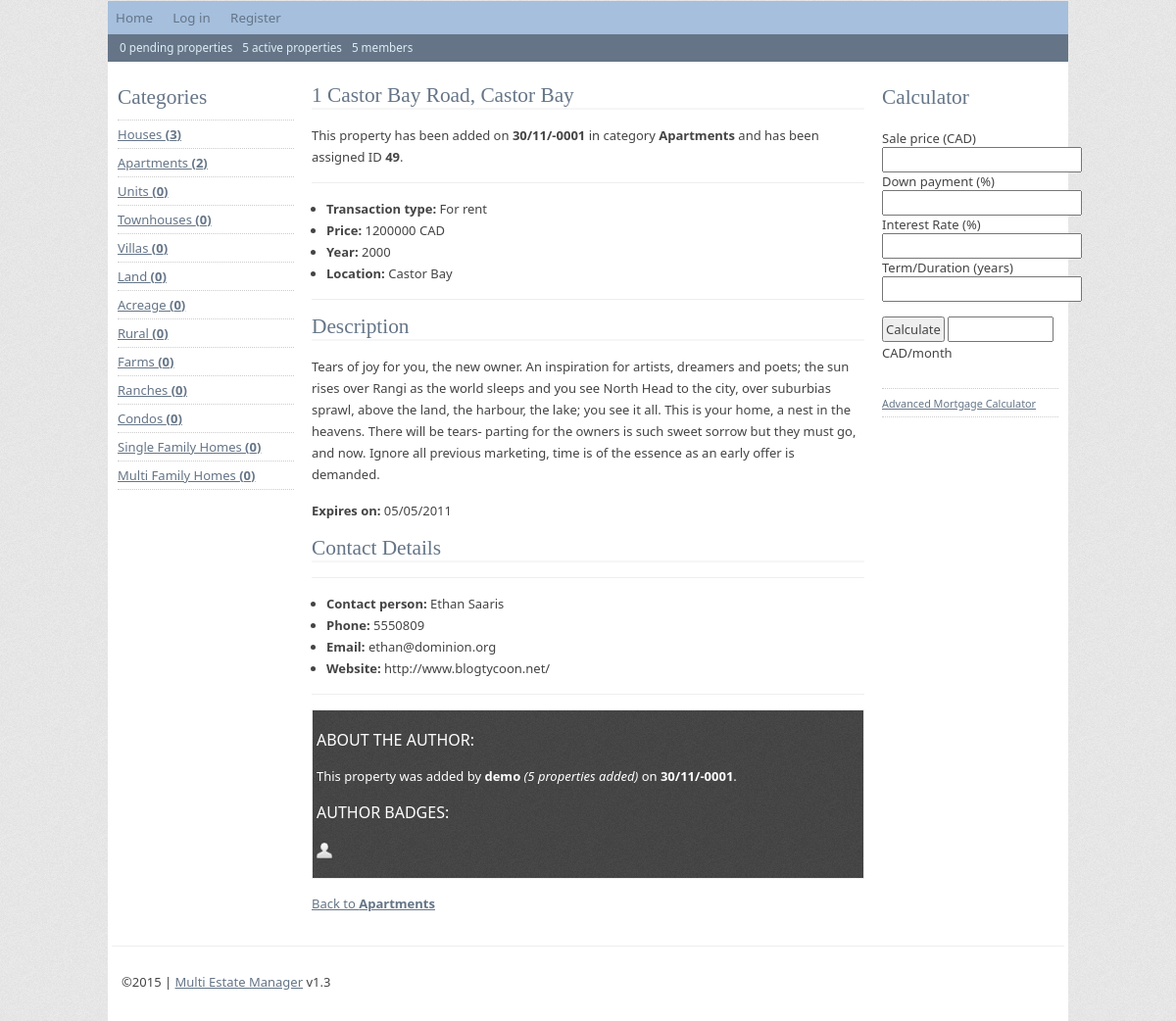
Screenshot of /detail-view.php?id=49 with the database file from the repository.
### tables this page shows
CREATE TABLE IF NOT EXISTS `categories` (
  `id` mediumint(9) NOT NULL AUTO_INCREMENT,
  `category` text NOT NULL,
  `description` text NOT NULL,
  PRIMARY KEY (`id`)
);

CREATE TABLE IF NOT EXISTS `data` (
  `id` int(11) NOT NULL AUTO_INCREMENT,
  `date` date NOT NULL,
  `type` text NOT NULL,
  `title` text NOT NULL,
  `price` int(11) NOT NULL,
  `year` text NOT NULL,
  `location` text NOT NULL,
  `address` text NOT NULL,
  `description` text NOT NULL,
  `expire` text NOT NULL,
  `category` text NOT NULL,
  `user` text NOT NULL,
  `contact` text NOT NULL,
  `phone` text NOT NULL,
  `email` text NOT NULL,
  `url` text NOT NULL,
  `photo1` varchar(60) NOT NULL,
  `photo2` varchar(60) NOT NULL,
  `photo3` varchar(60) NOT NULL,
  `approved` tinyint(1) NOT NULL,
  PRIMARY KEY (`id`)
);

### detail-view.php (the view, shortened to what this page needs)
<?php
include('includes/top.php');
?>
<div id="content">
	<?php
	$id = mysql_real_escape_string($_GET['id']);
	$result = mysql_query("SELECT * FROM data WHERE id = '$id'");
	$myrow = mysql_fetch_array($result);
	echo '<h2>'.$myrow['title'].'</h2>';
	?>
	<p>This property has been added on <strong><?php echo date('d/m/Y', strtotime($myrow['date']));?></strong> in category <strong><?php echo $myrow['category'];?></strong> and has been assigned ID <strong><?php echo $myrow['id']?></strong>.</p>
	<ul>
		<li>
			<strong>Transaction type: </strong>
			<?php
			if($myrow['type'] == 1) echo 'For sale';
			elseif($myrow['type'] == 2) echo 'For rent';
			else echo 'n/a';
			?>
		</li>
		<li><strong>Price: </strong><?php echo $myrow['price'].' '.CURRENCY;?></li>
		<li><strong>Year: </strong><?php echo $myrow['year'];?></li>
		<li><strong>Location: </strong><?php echo $myrow['location'];?></li>
	</ul>
	<h2>Description</h2>
	<p><?php echo nl2br($myrow['description']);?></p>
	<p><strong>Expires on: </strong><?php echo date('d/m/Y', strtotime($myrow['expire']));?></p>
	<h2>Contact Details</h2>
	<ul>
		<li><strong>Contact person: </strong><?php if($myrow['contact'] != '') echo $myrow['contact']; else echo 'n/a';?></li>
		<li><strong>Phone: </strong><?php if($myrow['phone'] != '') echo $myrow['phone']; else echo 'n/a';?></li>
		<li><strong>Email: </strong><?php if($myrow['email'] != '') echo $myrow['email']; else echo 'n/a';?></li>
		<li><strong>Website: </strong><?php if($myrow['url'] != '') echo $myrow['url']; else echo 'n/a';?></li>
	</ul>
	<div class="profile">
		<?php
		$profile = $myrow['user'];
		$stats_result = mysql_query("SELECT * FROM data WHERE user = '$profile'");
		$stats_num = mysql_num_rows($stats_result);
		?>
		<p class="about">About the author:</p>
		<p>This property was added by <strong><?php echo $profile;?></strong> <em>(<?php echo $stats_num;?> properties added)</em> on <strong><?php echo date('d/m/Y', strtotime($myrow['date']));?></strong>.</p>
		<p class="about">Author badges:</p>
		<p>
			<?php
			if($stats_num >= 5 && $stats_num < 20) echo '<img src="images/badges/badge-user-regular.png" class="icon" alt="regular user" title="regular user" />';
			?>
		</p>
	</div>
	<div class="menubar">
		<a href="detail-category.php?category=<?php echo $myrow['category'];?>" class="bsButton">Back to <strong><?php echo $myrow['category'];?></strong></a>
	</div>
</div>
<?php include('includes/bottom.php');?>

### includes/sidebar.php
<div id="sidebar">
	<h2>Categories</h2>
	<ul class="subnav">
		<?php
		$result = mysql_query("SELECT * FROM categories ORDER BY id");
		while($row = mysql_fetch_array($result)) {
			$result1 = mysql_query("SELECT * FROM data WHERE category='".$row[1]."' AND approved=1",$database);
			$numres = mysql_num_rows($result1);
			echo '<li><a href="detail-category.php?category='.urlencode($row['category']).'">'.$row['category'].' <strong>('.$numres.')</strong></a></li>';
		}
		?>
	</ul>
</div>
<div id="sidebarright">
	<h2>Calculator</h2>
	<form action="<?php echo $_SERVER['PHP_SELF']; ?>">
		<div>Sale price (<?php echo CURRENCY;?>)<br /><input type="text" name="mcPrice" id="mcPrice" class="mortgageField" /></div>
		<div>Down payment (%)<br /><input type="text" name="mcDown" id="mcDown" class="mortgageField" /></div>
		<div>Interest Rate (%)<br /><input type="text" name="mcRate" id="mcRate" class="mortgageField" /></div>
		<div>Term/Duration (years)<br /><input type="text" name="mcTerm" id="mcTerm" class="mortgageField" /></div>
		<p>
			<input type="submit" id="mortgageCalc" onclick="return false" value="Calculate">
			<input type="text" name="mcPayment" id="mcPayment" class="mortgageAnswer" size="8" /> <?php echo CURRENCY; ?>/month
		</p>
	</form>
	<ul class="subnav">
		<li><a href="calculator-mortgage.php"><small>Advanced Mortgage Calculator</small></a></li>
	</ul>
</div>

### css/default.css (style rules this page uses)
body { font: 13px 'Segoe UI', Helvetica, sans-serif; color: #444444; margin: 20px; background: #eeeeee url('../images/noise.png') repeat; }
a { color: #657587; text-decoration: underline; }
input, select, textarea { font: 13px 'Segoe UI', Helvetica, sans-serif; color: #444; padding: 2px; }
html, body, p, ul, li { margin:0; padding:0; }
#sidebar { width: 180px; padding: 6px; float:left; }
#sidebar h2, #sidebarright h2 { margin:10px 0 10px 0; border:none; }
.subnav { border-top: 1px dotted #CCCCCC; margin-bottom: 16px; }
.subnav li { list-style: none; padding: 5px 5px 5px 0; border-bottom: 1px dotted #CCCCCC; }
#sidebarright { width: 180px; float:right; padding: 6px; }
#content { margin:0 200px 0 200px; padding: 4px; }
p { margin:15px 0; line-height:22px; }
h2 { font-size: 16pt; font-weight: normal; font-family: Georgia, serif; color: #657587; border-bottom: 2px solid #f6f6f6; margin: 10px 0; }
#content ul { margin:15px 0 15px 0; line-height:22px; padding:15px 0 15px 15px; border-top:1px solid #eee; border-bottom:1px solid #eee; }
form { padding: 10px 0; }
p img { margin:0 10px 0 0; }
.icon { padding: 0; border: none; background-color: transparent; vertical-align: middle; }
.profile { background: #444444 url(../images/noise.png) repeat; padding: 4px; border: 1px solid #EEEEEE; margin-bottom: 16px; color: #FFFFFF; }
.profile .about { text-transform: uppercase; font-size: 12pt; }

### rows the page displays
categories: category "Houses", numres "3"
categories: category "Apartments", numres "2"
categories: category "Units", numres "0"
categories: category "Townhouses", numres "0"
categories: category "Villas", numres "0"
categories: category "Land", numres "0"
categories: category "Acreage", numres "0"
categories: category "Rural", numres "0"
categories: category "Farms", numres "0"
categories: category "Ranches", numres "0"
categories: category "Condos", numres "0"
categories: category "Single Family Homes", numres "0"
categories: category "Multi Family Homes", numres "0"
data: title "1 Castor Bay Road, Castor Bay", date "30/11/-0001", category "Apartments", id "49", price "1200000", year "2000", location "Castor Bay", description "Tears of joy for you, the new owner. An inspiration for artists, dreamers and poets; the sun rises over Rangi as the world sleeps and you see North Head to the city, over suburbias sprawl, above the land, the harbour, the lake; you see it all. This is your home, a nest in the heavens. There will be tears- parting for the owners is such sweet sorrow but they must go, and now. Ignore all previous marketing, time is of the essence as an early offer is demanded.", expire "05/05/2011", contact "Ethan Saaris", phone "5550809", email "ethan@dominion.org", url "http://www.blogtycoon.net/", user "demo"

### other values shown
$numresults_0 "0"
$numresults_1 "5"
$numresults_u "5"
CURRENCY "CAD"
$stats_num "5"
VERSION "1.3"
